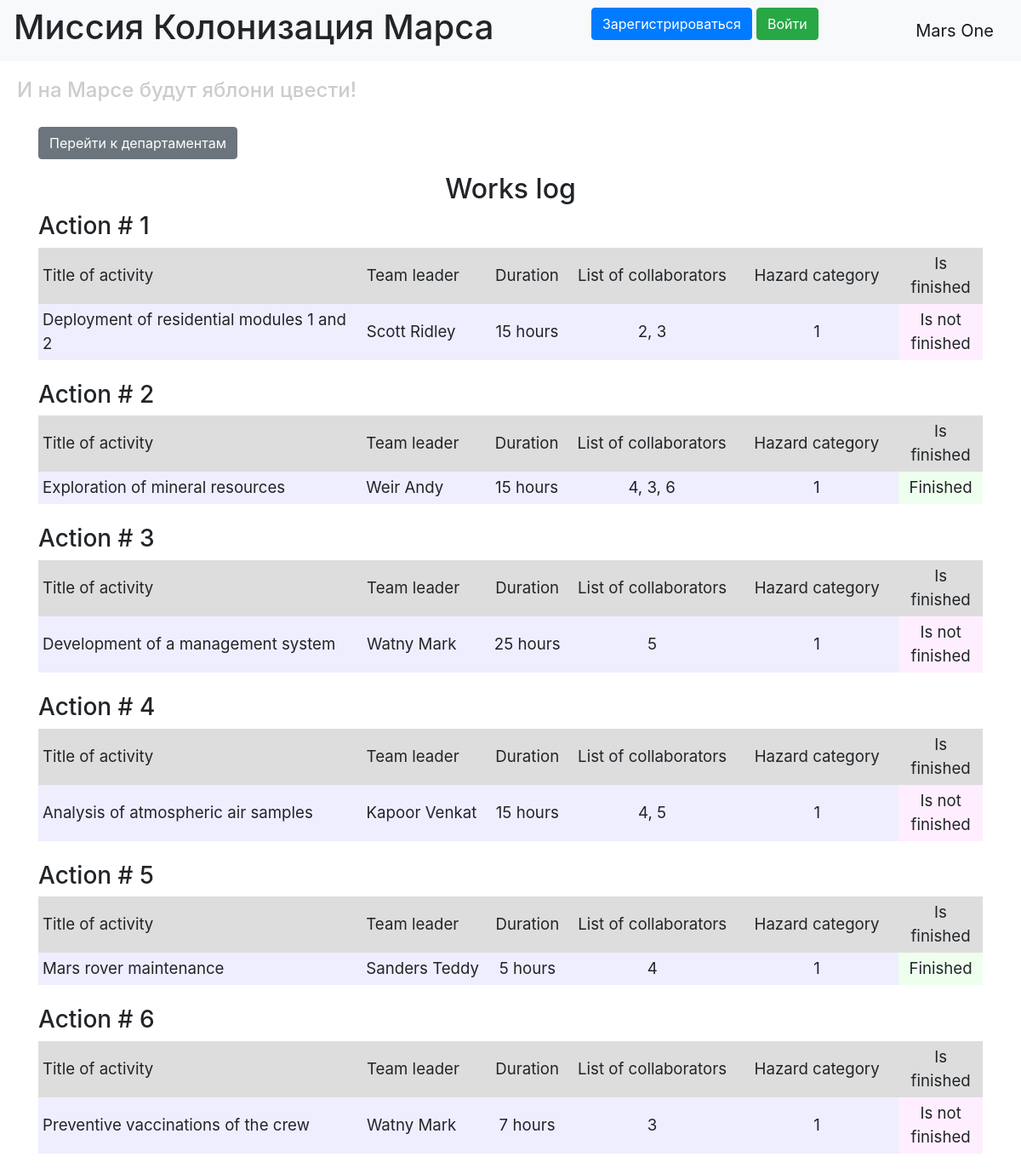
The page / on the database its author committed.
### backend/data/jobs.py (models this page shows)
class Jobs(SqlAlchemyBase):
    __tablename__ = "jobs"
    id = sqlalchemy.Column(sqlalchemy.Integer, primary_key=True, autoincrement=True)
    job = sqlalchemy.Column(sqlalchemy.String, nullable=True)
    work_size = sqlalchemy.Column(sqlalchemy.Integer, nullable=True, default=0)
    collaborators = sqlalchemy.Column(sqlalchemy.String, nullable=True)
    start_date = sqlalchemy.Column(sqlalchemy.DateTime, default=datetime.datetime.now)
    end_date = sqlalchemy.Column(sqlalchemy.DateTime, default=datetime.datetime.now)
    is_finished = sqlalchemy.Column(sqlalchemy.Boolean, default=True)
    team_leader = sqlalchemy.Column(
        sqlalchemy.Integer, sqlalchemy.ForeignKey("users.id")
    )
    type = sqlalchemy.Column(sqlalchemy.Integer, sqlalchemy.ForeignKey("jobs_type.id"))
    user = orm.relationship("User")
    jobs_type = orm.relationship("JobsType")

### backend/data/users.py (models this page shows, shortened)
class User(SqlAlchemyBase, UserMixin):
    __tablename__ = "users"
    id = sqlalchemy.Column(sqlalchemy.Integer, primary_key=True, autoincrement=True)
    surname = sqlalchemy.Column(sqlalchemy.String, nullable=True)
    name = sqlalchemy.Column(sqlalchemy.String, nullable=True)
    age = sqlalchemy.Column(sqlalchemy.Integer, nullable=True)
    position = sqlalchemy.Column(sqlalchemy.String, nullable=True)
    speciality = sqlalchemy.Column(sqlalchemy.String, nullable=True)
    address = sqlalchemy.Column(sqlalchemy.String, nullable=True)
    email = sqlalchemy.Column(sqlalchemy.String, index=True, unique=True, nullable=True)
    hashed_password = sqlalchemy.Column(sqlalchemy.String, nullable=True)
    modified_date = sqlalchemy.Column(
        sqlalchemy.DateTime, default=datetime.datetime.now
    )
    jobs = relationship("Jobs", back_populates="user")
    departaments = relationship("Departament", back_populates="user")

### main.py (the view)
@app.route("/")
def index():
    session = db_session.create_session()
    jobs = session.query(Jobs).all()
    users = session.query(User).all()
    names = {name.id: (name.surname, name.name) for name in users}
    return render_template("index.html", jobs=jobs, names=names, title="Список работ")

### backend/data/db_session.py (called while the page is built)
def create_session() -> Session:
    global __factory
    return __factory()

### templates/index.html (shortened to what this page needs)
{% extends "base.html" %}
{% block content %}
<p>
    <a href="/departaments" class="btn btn-secondary">
        Перейти к департаментам
    </a>
</p>
<h2 align="center">Works log</h2>
{% for job in jobs %}
<h3>Action # {{ job.id }}</h3>
<div class="table_container">
    <table class="my_table">
        <tr class="my_row">
            <td class="title" width="400px" bgcolor="#dddddd">Title of activity</td>
            <td class="title" width="150px" bgcolor="#dddddd">Team leader</td>
            <td class="title" width="100px" bgcolor="#dddddd" align="center">Duration</td>
            <td class="title" width="200px" bgcolor="#dddddd" align="center">List of collaborators</td>
            <td class="title" width="200px" bgcolor="#dddddd" align="center">Hazard category</td>
            <td class="title" width="100px" bgcolor="#dddddd" align="center">Is finished</td>
        </tr>
        <tr class="my_row">
            <td class="ordinary" bgcolor="#eeeeff">{{ job.job.capitalize() }}</td>
            <td class="ordinary" bgcolor="#eeeeff">{{ names[job.team_leader][0] }} {{ names[job.team_leader][1] }}</td>
            <td class="ordinary" bgcolor="#eeeeff" align="center">{{ job.work_size }} hours</td>
            <td class="ordinary" bgcolor="#eeeeff" align="center">{{ job.collaborators }}</td>
            <td class="ordinary" bgcolor="#eeeeff" align="center">{{ job.type }}</td>
            {% if job.is_finished %}
            <td class="ordinary" bgcolor="#eeffee" align="center">Finished</td>
            {% else %}
            <td class="ordinary" bgcolor="#ffeeff" align="center">Is not finished</td>
            {% endif %}
        </tr>
    </table>
</div>
<br>
{% endfor %}
{% endblock %}

### templates/base.html (shortened to what this page needs)
<!DOCTYPE html>
<html lang="en">
<head>
    <link rel="stylesheet" href="https://stackpath.bootstrapcdn.com/bootstrap/4.4.1/css/bootstrap.min.css">
    <link rel="stylesheet" type="text/css" href="../static/css/style.css" />
</head>
  <body>
    <header>
      <nav class="navbar navbar-light bg-light">
          <h1>Миссия Колонизация Марса</h1>
          {% if current_user.is_authenticated %}
              <a class="navbar-brand" href="/logout">{{ current_user.name }}</a>
          {% else %}
              <p>
                  <a class="btn btn-primary " href="/register">Зарегистрироваться</a>
                  <a class="btn btn-success" href="/login">Войти</a>
              </p>
          {% endif %}
        <a class="navbar-brand" href="#">Mars One</a>
      </nav>
        <h4>И на Марсе будут яблони цвести!</h4>
    </header>
    <main role="main" class="container">
        {% block content %}{% endblock %}
    </main>
  </body>
</html>

### static/css/style.css (style rules this page uses)
td.title { background-color: "#dddddd"; text-align: "center"; font-size: 14pt; padding: 5px; }
td.ordinary { background-color: "#eeeeff"; text-align: "center"; font-size: 14pt; padding: 5px; }
h4 { color: #cccccc; padding: 20px; }
p { font-size: 14pt; }

### rows shown on the page
Jobs: id "1", job "Deployment of residential modules 1 and 2", team_leader.surname "Scott", team_leader.name "Ridley", work_size "15", collaborators "2, 3", type "1", is_finished "Is not finished"
Jobs: id "2", job "Exploration of mineral resources", team_leader.surname "Weir", team_leader.name "Andy", work_size "15", collaborators "4, 3, 6", type "1", is_finished "Finished"
Jobs: id "3", job "Development of a management system", team_leader.surname "Watny", team_leader.name "Mark", work_size "25", collaborators "5", type "1", is_finished "Is not finished"
Jobs: id "4", job "Analysis of atmospheric air samples", team_leader.surname "Kapoor", team_leader.name "Venkat", work_size "15", collaborators "4, 5", type "1", is_finished "Is not finished"
Jobs: id "5", job "Mars rover maintenance", team_leader.surname "Sanders", team_leader.name "Teddy", work_size "5", collaborators "4", type "1", is_finished "Finished"
Jobs: id "6", job "Preventive vaccinations of the crew", team_leader.surname "Watny", team_leader.name "Mark", work_size "7", collaborators "3", type "1", is_finished "Is not finished"
